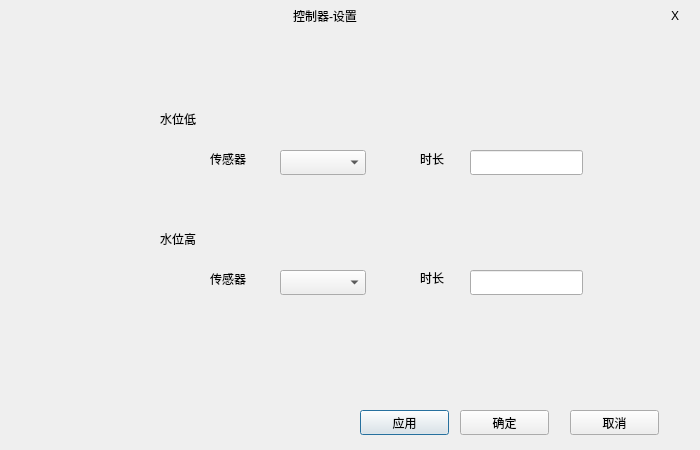
<?xml version="1.0" encoding="UTF-8"?>
<ui version="4.0">
 <class>dialog_null_controllerSetDialog</class>
 <widget class="QDialog" name="dialog_null_controllerSetDialog">
  <property name="geometry">
   <rect>
    <x>0</x>
    <y>0</y>
    <width>700</width>
    <height>450</height>
   </rect>
  </property>
  <property name="windowTitle">
   <string>Dialog</string>
  </property>
  <widget class="QLabel" name="label_controllerSetDialog_title">
   <property name="geometry">
    <rect>
     <x>0</x>
     <y>0</y>
     <width>650</width>
     <height>31</height>
    </rect>
   </property>
   <property name="text">
    <string>控制器-设置</string>
   </property>
   <property name="alignment">
    <set>Qt::AlignCenter</set>
   </property>
  </widget>
  <widget class="QLabel" name="label_controllerSetDialog_shutdown">
   <property name="geometry">
    <rect>
     <x>650</x>
     <y>0</y>
     <width>50</width>
     <height>31</height>
    </rect>
   </property>
   <property name="text">
    <string>X</string>
   </property>
   <property name="alignment">
    <set>Qt::AlignCenter</set>
   </property>
  </widget>
  <widget class="QLabel" name="label_controllerSetDialog_waterLow">
   <property name="geometry">
    <rect>
     <x>160</x>
     <y>110</y>
     <width>67</width>
     <height>17</height>
    </rect>
   </property>
   <property name="text">
    <string>水位低</string>
   </property>
  </widget>
  <widget class="QLabel" name="label_controllerSetDialog_sensorLow">
   <property name="geometry">
    <rect>
     <x>210</x>
     <y>150</y>
     <width>67</width>
     <height>17</height>
    </rect>
   </property>
   <property name="text">
    <string>传感器</string>
   </property>
  </widget>
  <widget class="QLabel" name="label_controllerSetDialog_timeLow">
   <property name="geometry">
    <rect>
     <x>420</x>
     <y>150</y>
     <width>41</width>
     <height>17</height>
    </rect>
   </property>
   <property name="text">
    <string>时长</string>
   </property>
  </widget>
  <widget class="QLineEdit" name="lineEdit_controllerSetDialog_timeLow">
   <property name="geometry">
    <rect>
     <x>470</x>
     <y>150</y>
     <width>113</width>
     <height>25</height>
    </rect>
   </property>
  </widget>
  <widget class="QLabel" name="label_controllerSetDialog_waterHigh">
   <property name="geometry">
    <rect>
     <x>160</x>
     <y>230</y>
     <width>67</width>
     <height>17</height>
    </rect>
   </property>
   <property name="text">
    <string>水位高</string>
   </property>
  </widget>
  <widget class="QLabel" name="label_controllerSetDialog_sensorHigh">
   <property name="geometry">
    <rect>
     <x>210</x>
     <y>270</y>
     <width>67</width>
     <height>17</height>
    </rect>
   </property>
   <property name="text">
    <string>传感器</string>
   </property>
  </widget>
  <widget class="QLabel" name="label_controllerSetDialog_timeHigh">
   <property name="geometry">
    <rect>
     <x>420</x>
     <y>270</y>
     <width>41</width>
     <height>16</height>
    </rect>
   </property>
   <property name="text">
    <string>时长</string>
   </property>
  </widget>
  <widget class="QLineEdit" name="lineEdit_controllerSetDialog_timeHigh">
   <property name="geometry">
    <rect>
     <x>470</x>
     <y>270</y>
     <width>113</width>
     <height>25</height>
    </rect>
   </property>
  </widget>
  <widget class="QComboBox" name="comboBox_controllerSetDialog_sensorLow">
   <property name="geometry">
    <rect>
     <x>280</x>
     <y>150</y>
     <width>86</width>
     <height>25</height>
    </rect>
   </property>
  </widget>
  <widget class="QComboBox" name="comboBox_controllerSetDialog_sensorHigh">
   <property name="geometry">
    <rect>
     <x>280</x>
     <y>270</y>
     <width>86</width>
     <height>25</height>
    </rect>
   </property>
  </widget>
  <widget class="QPushButton" name="pushButton_controllerSetDialog_use">
   <property name="geometry">
    <rect>
     <x>360</x>
     <y>410</y>
     <width>89</width>
     <height>25</height>
    </rect>
   </property>
   <property name="text">
    <string>应用</string>
   </property>
  </widget>
  <widget class="QPushButton" name="pushButton_controllerSetDialog_sure">
   <property name="geometry">
    <rect>
     <x>460</x>
     <y>410</y>
     <width>89</width>
     <height>25</height>
    </rect>
   </property>
   <property name="text">
    <string>确定</string>
   </property>
  </widget>
  <widget class="QPushButton" name="pushButton_controllerSetDialog_cancel">
   <property name="geometry">
    <rect>
     <x>570</x>
     <y>410</y>
     <width>89</width>
     <height>25</height>
    </rect>
   </property>
   <property name="text">
    <string>取消</string>
   </property>
  </widget>
 </widget>
 <resources/>
 <connections/>
</ui>
